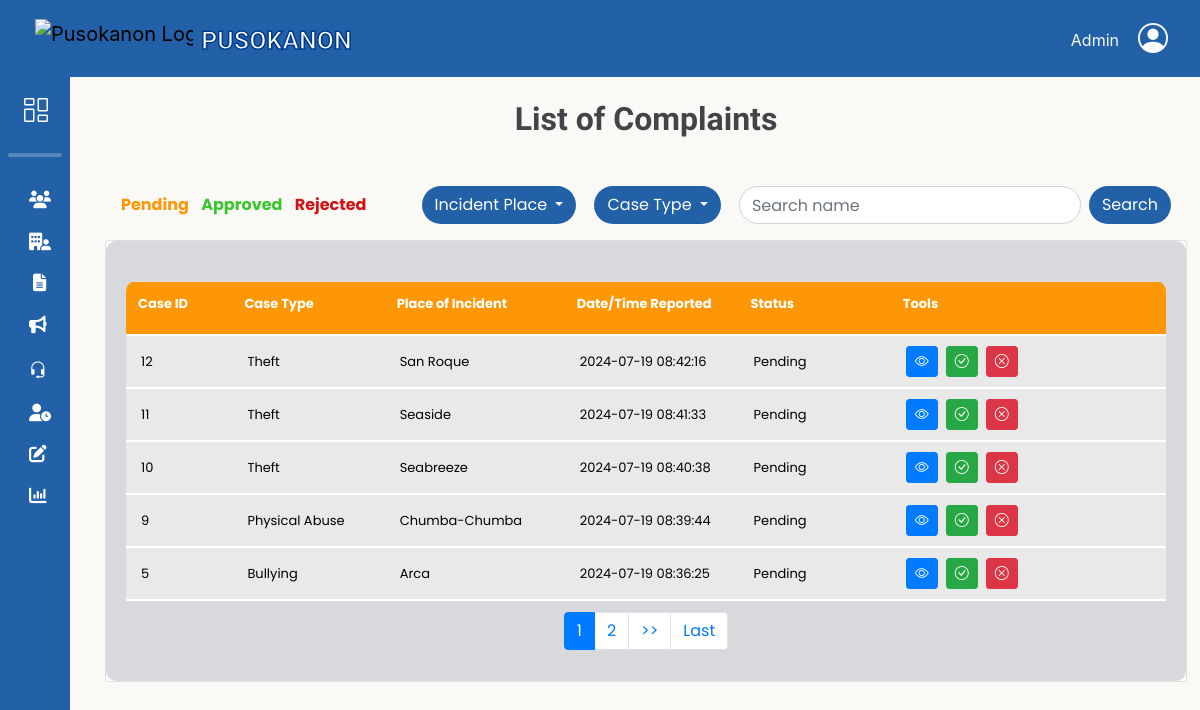
The page /adminbejo/complaintsList.php (signed in) on the database as committed earlier.
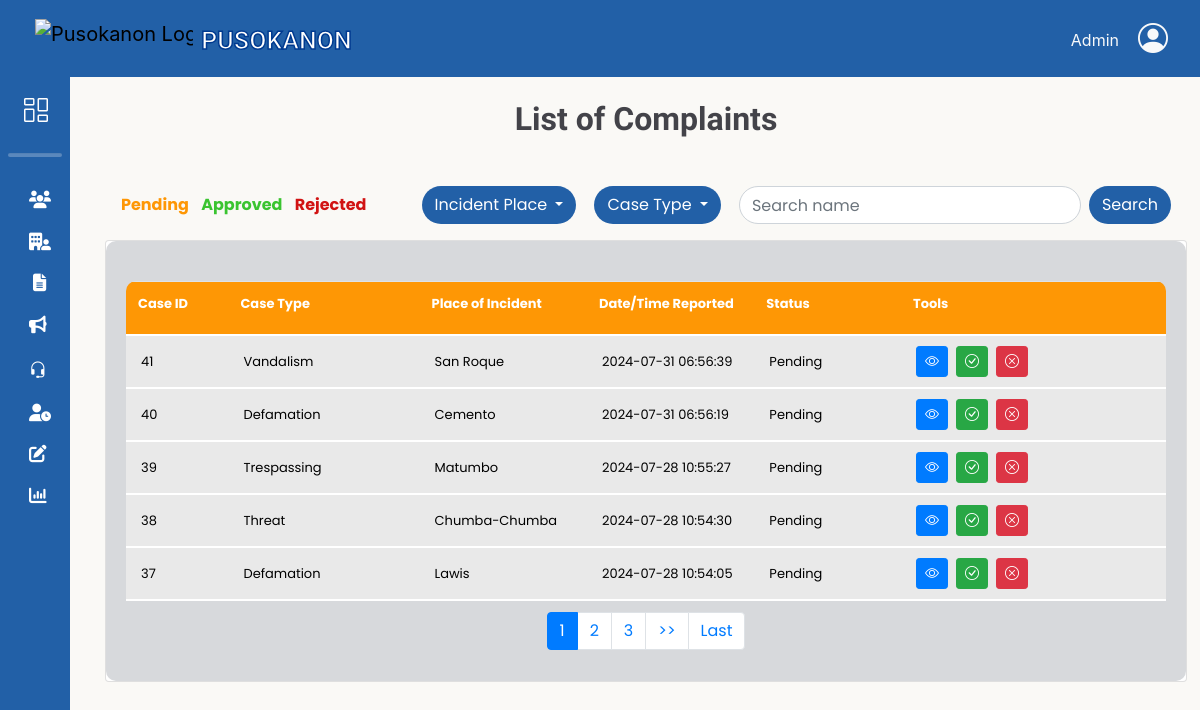
The same page on the database as committed later.
### tables this page shows
CREATE TABLE `complaints_tbl` (
  `complaint_id` int(11) NOT NULL,
  `res_id` int(11) NOT NULL,
  `respondent_fname` varchar(50) NOT NULL,
  `respondent_mname` varchar(50) DEFAULT NULL,
  `respondent_lname` varchar(50) NOT NULL,
  `respondent_suffix` varchar(10) DEFAULT NULL,
  `respondent_gender` varchar(10) NOT NULL,
  `respondent_age` int(11) NOT NULL,
  `incident_date` date NOT NULL,
  `incident_time` time NOT NULL,
  `date_filed` timestamp NOT NULL DEFAULT current_timestamp(),
  `incident_place` varchar(50) NOT NULL,
  `case_type` varchar(50) NOT NULL,
  `narrative` text DEFAULT NULL,
  `evidence` varchar(200) DEFAULT NULL,
  `staff_id` int(11) NOT NULL,
  `hearing_date` date DEFAULT NULL,
  `hearing_time` time DEFAULT NULL,
  `status` varchar(10) NOT NULL,
  `comment` text DEFAULT NULL,
  `remarks` varchar(200) NOT NULL,
  `date_closed` date DEFAULT NULL
);

### db/DBconn.php (called while the page is built, shortened)
<?php
function decryptData($data)
{
	return openssl_decrypt($data, 'aes-256-cbc', ENCRYPTION_KEY, 0, ENCRYPTION_KEY);
}
function fetchListofComplaints($pdo, $offset = 0, $limit = null, $caseType = null, $incidentPlace = null, $status = null, $searchTerm = null) {
    $sql = "SELECT
                ct.complaint_id AS complaint_id,
                CONCAT(ct.respondent_fname, ' ', ct.respondent_lname) AS respondent_name,
                ct.case_type AS case_type,
                ct.incident_date AS incident_date,
                ct.incident_time AS incident_time,
                ct.incident_place AS incident_place,
                ct.date_filed AS date_filed,
                ct.status AS status,
                ct.remarks AS remarks,
                ct.comment AS comment,
                ct.narrative AS narrative,
                ct.evidence AS evidence,
                CONCAT(ru.res_fname, ' ', ru.res_lname) AS resident_name,
                ru.res_email AS resident_email,
                ct.respondent_age AS respondent_age,
                ct.respondent_gender AS respondent_gender
            FROM complaints_tbl ct
            INNER JOIN resident_users ru ON ct.res_id = ru.res_id
            WHERE 1=1";
    $params = [];
    if ($status !== null && $status !== '') {
        $sql .= " AND ct.status = ?";
        $params[] = $status;
    }
    $sql .= " ORDER BY ct.date_filed DESC";
    if ($limit !== null) {
        $sql .= " LIMIT ?, ?";
        $params[] = (int)$offset;
        $params[] = (int)$limit;
    }
    $stmt = $pdo->prepare($sql);
    $stmt->execute($params);
    return $stmt->fetchAll(PDO::FETCH_ASSOC);
}
function fetchTotalPendingComp($pdo)
{
	$sql = "SELECT COUNT(*) FROM complaints_tbl WHERE status = 'Pending'";
	$stmt = $pdo->prepare($sql);
	$stmt->execute();
	return $stmt->fetchColumn();
}

### adminbejo/complaintsList.php (the view, shortened to what the changed rows need)
<?php
    include 'headerAdmin.php';
    include '../db/DBconn.php';
    $caseType = $_GET['case_type'] ?? '';
    $incidentPlace = $_GET['incident_place'] ?? '';
    $searchTerm = trim($_GET['searchTerm'] ?? '');
    $limit = 5;
    $total_pending = fetchTotalPendingComp($pdo);
    $pendingPage = max(1, min((int)($_GET['pendingPage'] ?? 1), ceil($total_pending / $limit)));
    $pending_offset = ($pendingPage - 1) * $limit;
    $pendingComplaints = fetchListofComplaints($pdo, $pending_offset, $limit, $caseType, $incidentPlace, 'Pending', $searchTerm);
    $total_pending_pages = ceil($total_pending / $limit);
?>
<link rel="stylesheet" href="css/list.css">
<div class="container-fluid">
    <h1>List of Complaints</h1>
    <div id="results" class="card d-flex flex-column">
        <div class="card-body flex-grow-1 d-flex flex-column">
            <div class="table-responsive flex-grow-1">
                <div id="pendingContainer">
                    <table id="pendingTable" class="table mx-auto" cellspacing="0" cellpadding="0">
                        <thead style="background-color: #FE9705;">
                            <tr>
                                <th>Case ID</th>
                                <th>Case Type</th>
                                <th>Place of Incident</th>
                                <th>Date/Time Reported</th>
                                <th>Status</th>
                                <th>Tools</th>
                            </tr>
                        </thead>
                        <tbody class="scrollable-table-body">
                            <?php if (!empty($pendingComplaints)): ?>
                                <?php foreach ($pendingComplaints as $complaint): ?>
                                    <tr>
                                        <?php
                                            $imageFileName = $complaint['evidence'];
                                            if (!empty($imageFileName)) {
                                                $imagePath = "../db/$imageFileName";
                                                $imageData = base64_encode(file_get_contents($imagePath));
                                                $imageMimeType = mime_content_type($imagePath);
                                                $imageSrc = "data:$imageMimeType;base64,$imageData";
                                            } else {
                                                $imageSrc = '';
                                            }
                                            $decryptedEmail = decryptData($complaint['resident_email']);
                                        ?>
                                        <td><?php echo htmlspecialchars($complaint['complaint_id']); ?></td>
                                        <td><?php echo htmlspecialchars($complaint['case_type']); ?></td>
                                        <td><?php echo htmlspecialchars($complaint['incident_place']); ?></td>
                                        <td><?php echo htmlspecialchars($complaint['date_filed']); ?></td>
                                        <td id="status-<?php echo htmlspecialchars($complaint['complaint_id']); ?>">
                                            <?php echo htmlspecialchars($complaint['status']); ?>
                                        </td>
                                        <td>
                                            <div class="d-flex justify-content-start align-items-center">
                                                <a href="#" class="btn btn-primary btn-sm me-2" onclick="showDetails(
                                                                        '<?= htmlspecialchars($complaint['resident_name'])?>',
                                                                        '<?= htmlspecialchars($decryptedEmail)?>',
                                                                        '<?= htmlspecialchars($complaint['respondent_name'])?>',
                                                                        '<?= htmlspecialchars($complaint['respondent_age'])?>',
                                                                        '<?= htmlspecialchars($complaint['respondent_gender'])?>',
                                                                        '<?= htmlspecialchars($complaint['incident_date'])?>',
                                                                        '<?= htmlspecialchars($complaint['incident_time'])?>',
                                                                        '<?= htmlspecialchars($complaint['incident_place'])?>',
                                                                        '<?= htmlspecialchars($complaint['narrative'])?>',
                                                                        '<?= $imageSrc ?>')">
                                                    <i class="bi bi-eye" title="View Details"></i> </a>
                                                <button class="btn btn-success btn-sm me-2" title="Approve Complaint" onclick="approve_complaint('<?= htmlspecialchars($complaint['complaint_id']) ?>')">
                                                    <i class="bi bi-check-circle"></i>
                                                </button>
                                                <button class="btn btn-danger btn-sm me-2" title="Reject Complaint" onclick="reject_complaint('<?= htmlspecialchars($complaint['complaint_id']) ?>')">
                                                    <i class="bi bi-x-circle"></i>
                                                </button>
                                            </div>
                                        </td>
                                    </tr>
                                    <?php endforeach; ?>
                                <?php else: ?>
                                <tr>
                                    <td colspan="6" class="text-center">No pending complaints found.</td>
                                </tr>
                            <?php endif; ?>
                        </tbody>
                    </table>
                    <div class="pagination-container">
                        <nav id="pendingPagination" aria-label="Pending complaints pagination">
                            <ul class="pagination justify-content-center">
                                <?php
                                    $total_pages = $total_pending_pages;
                                    $range = 1;
                                    $start_page = max(1, $pendingPage - $range);
                                    $end_page = min($total_pages, $pendingPage + $range);
                                    if ($end_page - $start_page < 2) {
                                        $start_page = max(1, $end_page - 2);
                                        $end_page = min($total_pages, $start_page + 2);
                                    }
                                ?>
                                <?php for ($i = $start_page; $i <= $end_page; $i++): ?>
                                    <li class="page-item<?php if ($i == $pendingPage) echo ' active'; ?>">
                                        <a class="page-link" href="?status=pending&pendingPage=<?php echo $i; ?>&searchTerm=<?php echo urlencode($searchTerm); ?>"><?php echo $i; ?></a>
                                    </li>
                                <?php endfor; ?>
                            </ul>
                        </nav>
                    </div>
                </div>
            </div>
        </div>
    </div>
</div>
<?php require_once 'footerAdmin.php'; ?>

Rows that differ between the two databases and show on the page:
no longer on this page (row unchanged): complaints_tbl: complaint_id "12", case_type "Theft", incident_place "San Roque", date_filed "2024-07-19 08:42:16", status "Pending"
no longer on this page (row unchanged): complaints_tbl: complaint_id "11", case_type "Theft", incident_place "Seaside", date_filed "2024-07-19 08:41:33", status "Pending"
no longer on this page (row unchanged): complaints_tbl: complaint_id "10", case_type "Theft", incident_place "Seabreeze", date_filed "2024-07-19 08:40:38", status "Pending"
no longer on this page (row unchanged): complaints_tbl: complaint_id "9", case_type "Physical Abuse", incident_place "Chumba-Chumba", date_filed "2024-07-19 08:39:44", status "Pending"
no longer on this page (row unchanged): complaints_tbl: complaint_id "5", case_type "Bullying", incident_place "Arca", date_filed "2024-07-19 08:36:25", status "Pending"
added complaints_tbl: complaint_id "41", case_type "Vandalism", incident_place "San Roque", date_filed "2024-07-31 06:56:39", status "Pending"
added complaints_tbl: complaint_id "40", case_type "Defamation", incident_place "Cemento", date_filed "2024-07-31 06:56:19", status "Pending"
added complaints_tbl: complaint_id "39", case_type "Trespassing", incident_place "Matumbo", date_filed "2024-07-28 10:55:27", status "Pending"
added complaints_tbl: complaint_id "38", case_type "Threat", incident_place "Chumba-Chumba", date_filed "2024-07-28 10:54:30", status "Pending"
added complaints_tbl: complaint_id "37", case_type "Defamation", incident_place "Lawis", date_filed "2024-07-28 10:54:05", status "Pending"
Other text that changed with them:
new list line: "3"
